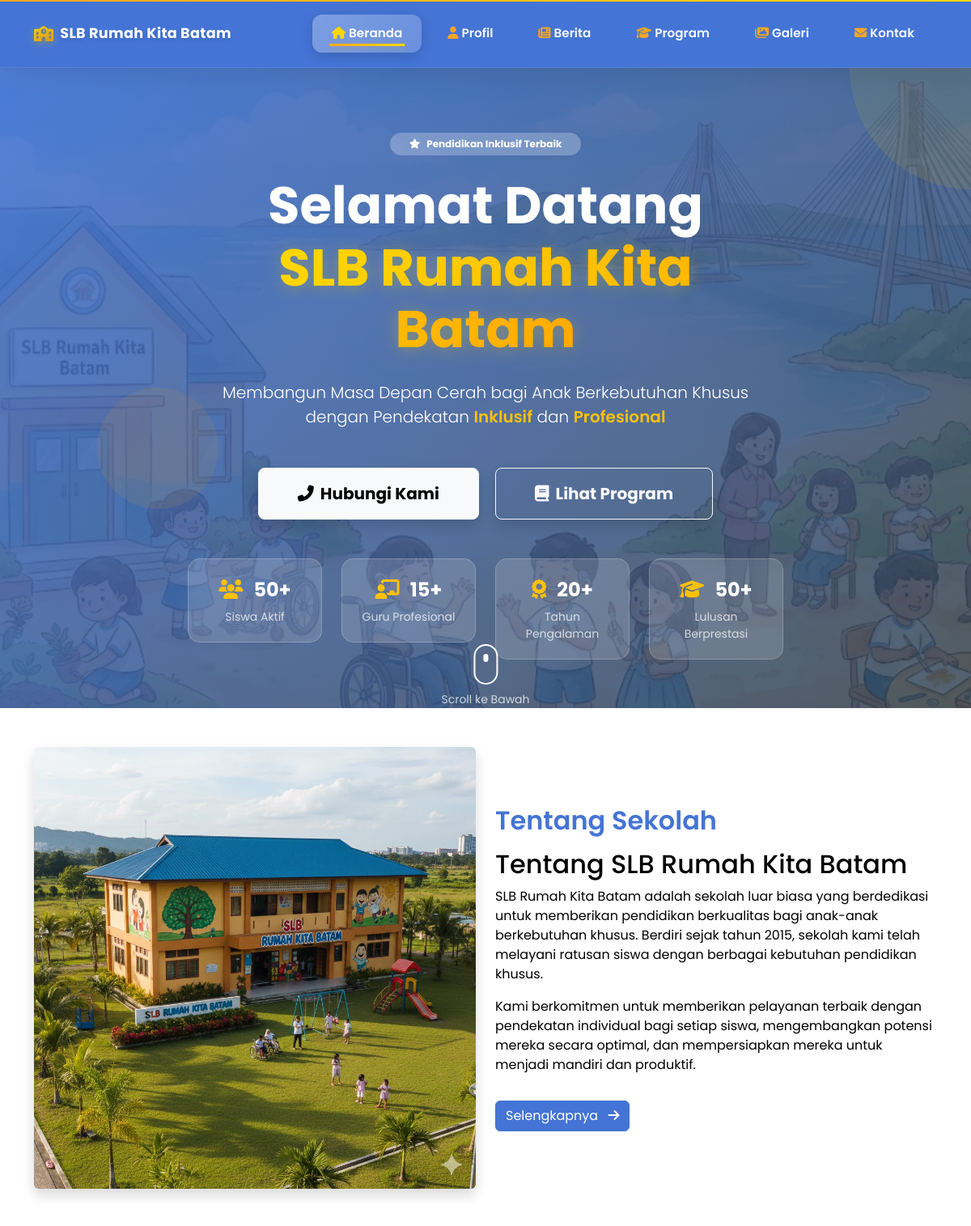
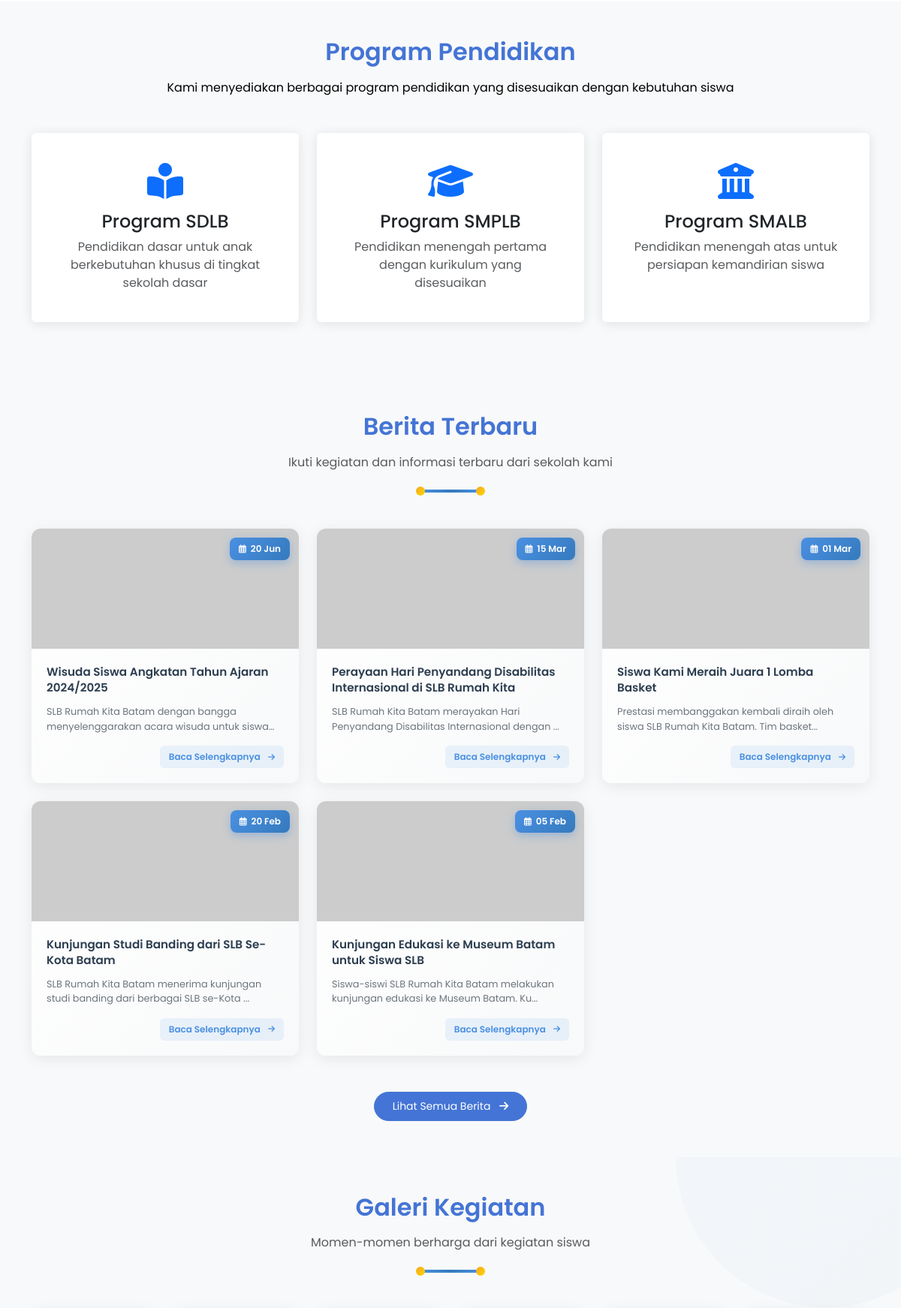
The page / (upper part) on the database its author committed (2 pictures, top to bottom).
### tables this page shows
CREATE TABLE `pengaturan` (
  `id` int(11) NOT NULL,
  `nama_sekolah` varchar(255) NOT NULL DEFAULT 'SLB Rumah Kita Batam',
  `alamat` text DEFAULT NULL,
  `telepon` varchar(50) DEFAULT NULL,
  `email` varchar(100) DEFAULT NULL,
  `logo` varchar(255) DEFAULT NULL,
  `maps_embed` text DEFAULT NULL,
  `facebook` varchar(255) DEFAULT NULL,
  `instagram` varchar(255) DEFAULT NULL,
  `youtube` varchar(255) DEFAULT NULL,
  `whatsapp` varchar(50) DEFAULT NULL,
  `meta_title` varchar(255) DEFAULT NULL,
  `meta_description` text DEFAULT NULL,
  `meta_keywords` text DEFAULT NULL,
  `footer_text` text DEFAULT NULL,
  `updated_at` timestamp NOT NULL DEFAULT current_timestamp() ON UPDATE current_timestamp()
);

CREATE TABLE `halaman` (
  `id` int(11) NOT NULL,
  `judul` varchar(255) NOT NULL,
  `slug` varchar(255) NOT NULL,
  `isi` text NOT NULL,
  `urutan` int(11) DEFAULT 0,
  `aktif` tinyint(1) DEFAULT 1,
  `icon` varchar(50) DEFAULT NULL,
  `updated_at` timestamp NOT NULL DEFAULT current_timestamp() ON UPDATE current_timestamp()
);

CREATE TABLE `berita` (
  `id` int(11) NOT NULL,
  `judul` varchar(255) NOT NULL,
  `slug` varchar(255) NOT NULL,
  `isi` text NOT NULL,
  `gambar` varchar(255) DEFAULT NULL,
  `tanggal` date NOT NULL,
  `penulis` varchar(100) NOT NULL,
  `created_at` timestamp NOT NULL DEFAULT current_timestamp()
);

### index.php (the view, shortened to what the rows shown need)
<?php
require_once 'includes/header.php';
$berita_terbaru = fetchAll("SELECT * FROM berita ORDER BY tanggal DESC LIMIT 5");
$profil = fetchOne("SELECT * FROM halaman WHERE slug = 'tentang-sekolah'");
?>
<section class="hero-section text-center position-relative overflow-hidden">
    <div class="container position-relative z-1">
        <div class="row justify-content-center">
            <div class="col-lg-10 col-xl-8">
                <div class="hero-content animate-up">
                    <h1 class="display-3 display-lg-2 fw-bold mb-4 text-white">
                        Selamat Datang<br>
                        <span class="hero-highlight"><?php echo htmlspecialchars($pengaturan['nama_sekolah']); ?></span>
                    </h1>
                </div>
            </div>
        </div>
    </div>
</section>
<section id="about" class="py-5">
    <div class="container">
        <div class="row align-items-center">
            <div class="col-lg-6">
                <h2 class="section-title">Tentang Sekolah</h2>
                <?php echo $profil ? $profil['isi'] : '<p>Memuat informasi...</p>'; ?>
                <a href="profil.php" class="btn btn-primary mt-3">Selengkapnya <i class="fas fa-arrow-right ms-2"></i></a>
            </div>
        </div>
    </div>
</section>
<section class="py-5 bg-light">
    <div class="container">
        <h2 class="section-title text-center">Program Pendidikan</h2>
    </div>
</section>
<section class="py-5 bg-light position-relative overflow-hidden">
    <div class="container position-relative">
        <div class="text-center mb-5">
            <h2 class="section-title mb-3">Berita Terbaru</h2>
        </div>
        <div class="row g-4">
            <?php if ($berita_terbaru): ?>
                <?php foreach ($berita_terbaru as $berita): ?>
                    <div class="col-lg-4 col-md-6 col-12">
                        <div class="news-card h-100">
                            <div class="news-image-wrapper">
                                <?php if ($berita['gambar']): ?>
                                    <img src="uploads/berita/<?php echo htmlspecialchars($berita['gambar']); ?>"
                                         alt="<?php echo htmlspecialchars($berita['judul']); ?>"
                                         class="news-image"
                                         onerror="this.src='https://via.placeholder.com/400x160/4A90E2/ffffff?text=Berita'">
                                <?php else: ?>
                                    <img src="https://via.placeholder.com/400x160/4A90E2/ffffff?text=Berita"
                                         alt="<?php echo htmlspecialchars($berita['judul']); ?>"
                                         class="news-image">
                                <?php endif; ?>
                                <div class="news-date-badge">
                                    <i class="far fa-calendar-alt"></i>
                                    <span><?php echo date('d M', strtotime($berita['tanggal'])); ?></span>
                                </div>
                            </div>
                            <div class="news-content">
                                <h5 class="news-title">
                                    <a href="detail_berita.php?slug=<?php echo htmlspecialchars($berita['slug']); ?>"
                                       class="text-decoration-none">
                                        <?php echo htmlspecialchars($berita['judul']); ?>
                                    </a>
                                </h5>
                                <p class="news-excerpt">
                                    <?php echo substr(strip_tags($berita['isi']), 0, 80) . '...'; ?>
                                </p>
                                <div class="news-footer">
                                    <a href="detail_berita.php?slug=<?php echo htmlspecialchars($berita['slug']); ?>"
                                       class="news-link">
                                        Baca Selengkapnya
                                        <i class="fas fa-arrow-right ms-1"></i>
                                    </a>
                                </div>
                            </div>
                        </div>
                    </div>
                <?php endforeach; ?>
            <?php endif; ?>
        </div>
    </div>
</section>
<section class="py-5 bg-light position-relative overflow-hidden gallery-section">
    <div class="container position-relative">
        <div class="text-center mb-5">
            <h2 class="section-title mb-3">Galeri Kegiatan</h2>
        </div>
    </div>
</section>
<?php require_once 'includes/footer.php'; ?>

### includes/header.php (shortened to what the rows shown need)
<?php
require_once 'config/database.php';
$pengaturan = fetchOne("SELECT * FROM pengaturan WHERE id = 1");
?>
<!DOCTYPE html>
<html lang="id">
<head>
    <link href="https://cdn.jsdelivr.net/npm/bootstrap@5.3.0/dist/css/bootstrap.min.css" rel="stylesheet">
    <link href="https://cdnjs.cloudflare.com/ajax/libs/font-awesome/6.4.0/css/all.min.css" rel="stylesheet">
</head>
<body>
    <nav class="navbar navbar-expand-lg navbar-dark sticky-top" id="mainNavbar">
        <div class="container">
            <a class="navbar-brand" href="index.php">
                <i class="fas fa-school me-2"></i>
                <span><?php echo htmlspecialchars($pengaturan['nama_sekolah'] ?? 'SLB Rumah Kita Batam'); ?></span>
            </a>
        </div>
    </nav>

### rows shown on the page
pengaturan: nama_sekolah "SLB Rumah Kita Batam"
halaman: isi "Tentang SLB Rumah Kita Batam SLB Rumah Kita Batam adalah sekolah luar biasa yang berdedikasi untuk memberikan pendidikan berkualitas bagi anak-anak berkebutuhan khusus. Berdiri sejak tahun 2015, sekolah kami telah melayani ratusan siswa dengan berbagai kebutuhan pendidikan khusus. Kami berkomitmen untuk memberikan pelayanan terbaik dengan pendekatan individual bagi setiap siswa, mengembangkan potensi mereka secara optimal, dan mempersiapkan mereka untuk menjadi mandiri dan produktif."
berita: tanggal "20 Jun", judul "Wisuda Siswa Angkatan Tahun Ajaran 2024/2025", isi "SLB Rumah Kita Batam dengan bangga menyelenggarakan acara wisuda untuk…"
berita: tanggal "15 Mar", judul "Perayaan Hari Penyandang Disabilitas Internasional di SLB Rumah Kita", isi "SLB Rumah Kita Batam merayakan Hari Penyandang Disabilitas Internasional dengan"
berita: tanggal "01 Mar", judul "Siswa Kami Meraih Juara 1 Lomba Basket", isi "Prestasi membanggakan kembali diraih oleh siswa SLB Rumah Kita Batam. Tim basket"
berita: tanggal "20 Feb", judul "Kunjungan Studi Banding dari SLB Se-Kota Batam", isi "SLB Rumah Kita Batam menerima kunjungan studi banding dari berbagai SLB se-Kota"
berita: tanggal "05 Feb", judul "Kunjungan Edukasi ke Museum Batam untuk Siswa SLB", isi "Siswa-siswi SLB Rumah Kita Batam melakukan kunjungan edukasi ke Museum Batam. Ku"
